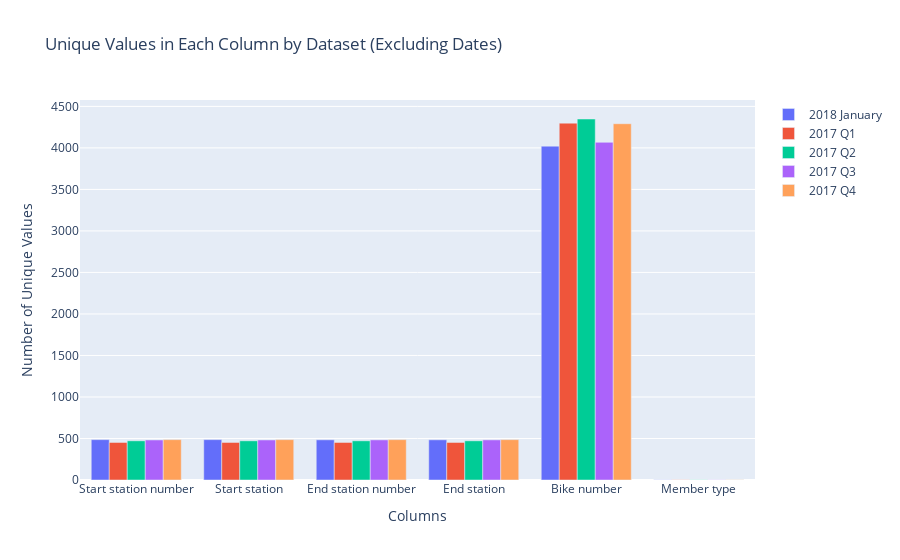

Notebook source saved alongside this figure:
### Code cell
import plotly.graph_objects as go

# Exclude date columns
columns_to_exclude = ['Start date', 'End date', 'Duration']

unique_values = {
    '2018 January': bikedata_2018_01.nunique().drop(labels=columns_to_exclude),
    '2017 Q1': bikedata_2017_q1.nunique().drop(labels=columns_to_exclude),
    '2017 Q2': bikedata_2017_q2.nunique().drop(labels=columns_to_exclude),
    '2017 Q3': bikedata_2017_q3.nunique().drop(labels=columns_to_exclude),
    '2017 Q4': bikedata_2017_q4.nunique().drop(labels=columns_to_exclude)
}

datasets = ['2018 January', '2017 Q1', '2017 Q2', '2017 Q3', '2017 Q4']

# Creating the bar chart
fig = go.Figure()
for dataset in datasets:
    fig.add_trace(go.Bar(x=unique_values[dataset].index, y=unique_values[dataset].values, name=dataset))

fig.update_layout(
    title='Unique Values in Each Column by Dataset (Excluding Dates)',
    xaxis_title='Columns',
    yaxis_title='Number of Unique Values',
    barmode='group'
)
fig.show()

### Figure 1 — Plotly figure (JSON) as saved in the notebook; plotly's stock layout.template omitted (floating-point values rounded to 4 significant figures)
{"data": [{"name": "2018 January", "type": "bar", "x": ["Start station number", "Start station", "End station number", "End station", "Bike number", "Member type"], "y": [486, 486, 484, 484, 4021, 2]}, {"name": "2017 Q1", "type": "bar", "x": ["Start station number", "Start station", "End station number", "End station", "Bike number", "Member type"], "y": [452, 452, 452, 452, 4298, 2]}, {"name": "2017 Q2", "type": "bar", "x": ["Start station number", "Start station", "End station number", "End station", "Bike number", "Member type"], "y": [472, 472, 472, 472, 4348, 2]}, {"name": "2017 Q3", "type": "bar", "x": ["Start station number", "Start station", "End station number", "End station", "Bike number", "Member type"], "y": [482, 482, 483, 483, 4067, 2]}, {"name": "2017 Q4", "type": "bar", "x": ["Start station number", "Start station", "End station number", "End station", "Bike number", "Member type"], "y": [486, 486, 486, 486, 4291, 2]}], "layout": {"barmode": "group", "title": {"text": "Unique Values in Each Column by Dataset (Excluding Dates)"}, "xaxis": {"title": {"text": "Columns"}}, "yaxis": {"title": {"text": "Number of Unique Values"}}}}
